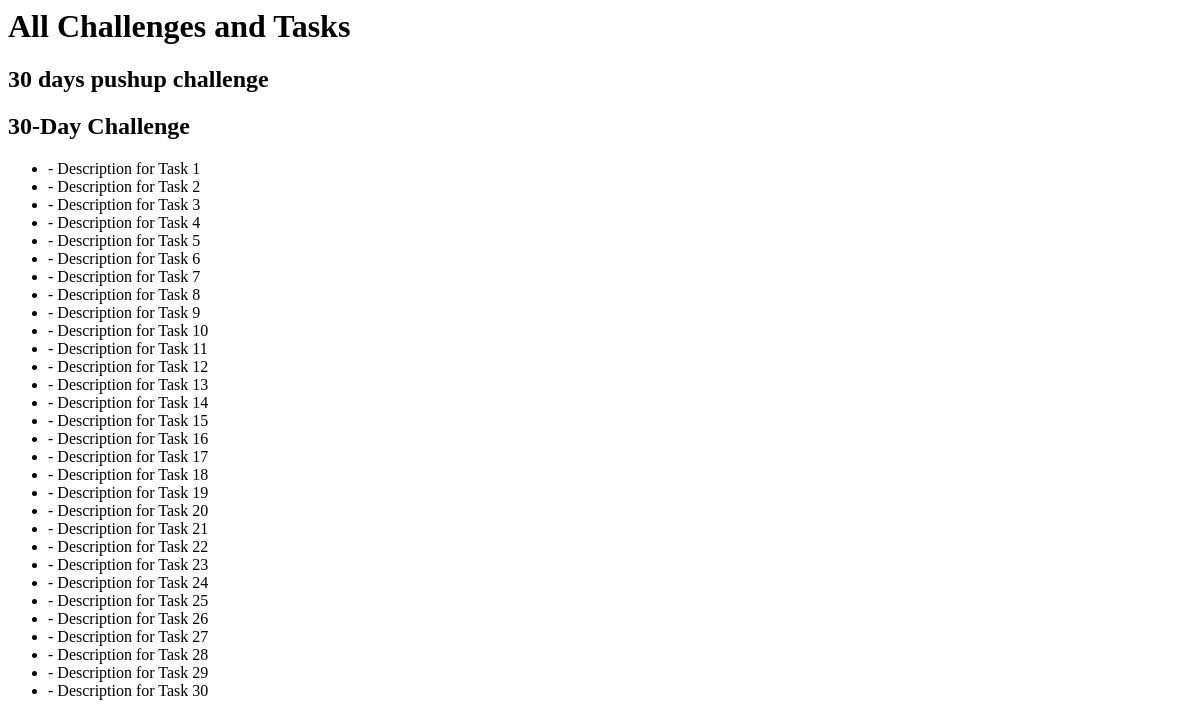
The page /tracker/all_challenges_tasks/ on the database as committed earlier.
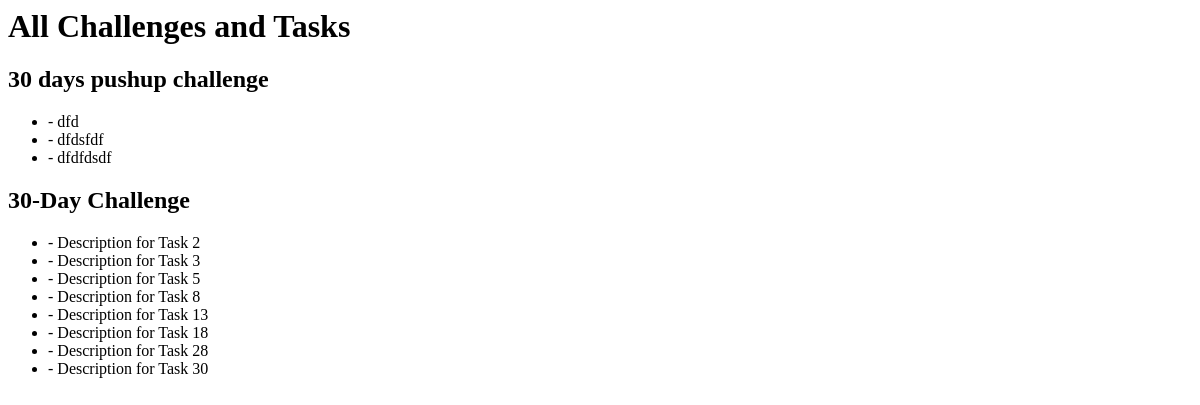
The same page on the database as committed later.
### tracker/models.py (models this page shows, shortened)
class Challenge(models.Model):
    name = models.CharField(max_length=100)
    description = models.TextField()
    created_by = models.ForeignKey(User, on_delete=models.CASCADE)
    created_at = models.DateTimeField(auto_now_add=True)

class Task(models.Model):
    challenge = models.ForeignKey(Challenge, on_delete=models.CASCADE)
    name = models.CharField(max_length=100)
    description = models.TextField()

### tracker/views.py (the view)
# urls.py: path("all_challenges_tasks/", views.all_challenges_tasks, name="all_challenges_tasks"),
def all_challenges_tasks(request):
    challenges = Challenge.objects.all()
    challenge_tasks = {}
    for challenge in challenges:
        tasks = Task.objects.filter(challenge=challenge)
        challenge_tasks[challenge] = tasks
    return render(request, 'tracker/all_challenges_tasks.html', {'challenge_tasks': challenge_tasks})

### tracker/templates/tracker/all_challenges_tasks.html
<h1>All Challenges and Tasks</h1>
{% for challenge, tasks in challenge_tasks.items %}
    <h2>{{ challenge.name }}</h2>
    <ul>
        {% for task in tasks %}
            <li>{{ task.task_name }} - {{ task.description }}</li>
        {% endfor %}
    </ul>
{% endfor %}

Rows that differ between the two databases and show on the page:
removed Task: description "Description for Task 1", shown under Challenge "30-Day Challenge"
removed Task: description "Description for Task 4", shown under Challenge "30-Day Challenge"
removed Task: description "Description for Task 6", shown under Challenge "30-Day Challenge"
removed Task: description "Description for Task 7", shown under Challenge "30-Day Challenge"
removed Task: description "Description for Task 9", shown under Challenge "30-Day Challenge"
removed Task: description "Description for Task 10", shown under Challenge "30-Day Challenge"
removed Task: description "Description for Task 11", shown under Challenge "30-Day Challenge"
removed Task: description "Description for Task 12", shown under Challenge "30-Day Challenge"
removed Task: description "Description for Task 14", shown under Challenge "30-Day Challenge"
removed Task: description "Description for Task 15", shown under Challenge "30-Day Challenge"
removed Task: description "Description for Task 16", shown under Challenge "30-Day Challenge"
removed Task: description "Description for Task 17", shown under Challenge "30-Day Challenge"
removed Task: description "Description for Task 19", shown under Challenge "30-Day Challenge"
removed Task: description "Description for Task 20", shown under Challenge "30-Day Challenge"
removed Task: description "Description for Task 21", shown under Challenge "30-Day Challenge"
removed Task: description "Description for Task 22", shown under Challenge "30-Day Challenge"
removed Task: description "Description for Task 23", shown under Challenge "30-Day Challenge"
removed Task: description "Description for Task 24", shown under Challenge "30-Day Challenge"
removed Task: description "Description for Task 25", shown under Challenge "30-Day Challenge"
removed Task: description "Description for Task 26", shown under Challenge "30-Day Challenge"
removed Task: description "Description for Task 27", shown under Challenge "30-Day Challenge"
removed Task: description "Description for Task 29", shown under Challenge "30-Day Challenge"
added Task: description "dfd", shown under Challenge "30 days pushup challenge"
added Task: description "dfdsfdf", shown under Challenge "30 days pushup challenge"
added Task: description "dfdfdsdf", shown under Challenge "30 days pushup challenge"
